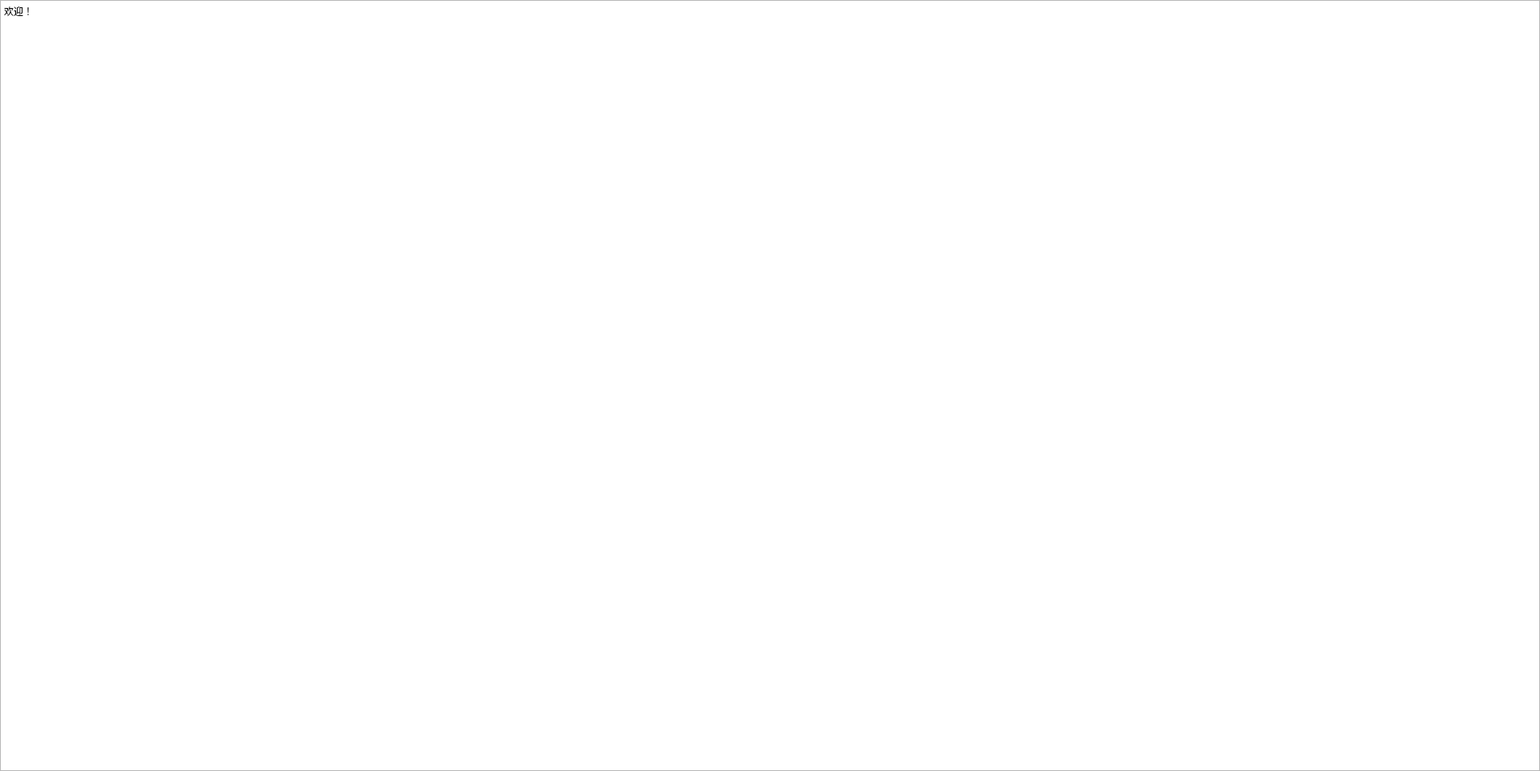
<?xml version="1.0" encoding="UTF-8"?>
<ui version="4.0">
 <class>WelcomePage</class>
 <widget class="QWidget" name="WelcomePage">
  <property name="geometry">
   <rect>
    <x>0</x>
    <y>0</y>
    <width>1920</width>
    <height>961</height>
   </rect>
  </property>
  <property name="windowTitle">
   <string>Form</string>
  </property>
  <layout class="QHBoxLayout" name="horizontalLayout">
   <property name="spacing">
    <number>0</number>
   </property>
   <property name="leftMargin">
    <number>0</number>
   </property>
   <property name="topMargin">
    <number>0</number>
   </property>
   <property name="rightMargin">
    <number>0</number>
   </property>
   <property name="bottomMargin">
    <number>0</number>
   </property>
   <item>
    <widget class="QTextEdit" name="textEdit">
     <property name="html">
      <string>&lt;!DOCTYPE HTML PUBLIC &quot;-//W3C//DTD HTML 4.0//EN&quot; &quot;http://www.w3.org/TR/REC-html40/strict.dtd&quot;&gt;
&lt;html&gt;&lt;head&gt;&lt;meta name=&quot;qrichtext&quot; content=&quot;1&quot; /&gt;&lt;meta charset=&quot;utf-8&quot; /&gt;&lt;style type=&quot;text/css&quot;&gt;
p, li { white-space: pre-wrap; }
hr { height: 1px; border-width: 0; }
li.unchecked::marker { content: &quot;\2610&quot;; }
li.checked::marker { content: &quot;\2612&quot;; }
&lt;/style&gt;&lt;/head&gt;&lt;body style=&quot; font-family:'Microsoft YaHei UI'; font-size:9pt; font-weight:400; font-style:normal;&quot;&gt;
&lt;p style=&quot; margin-top:0px; margin-bottom:0px; margin-left:0px; margin-right:0px; -qt-block-indent:0; text-indent:0px;&quot;&gt;欢迎！&lt;/p&gt;&lt;/body&gt;&lt;/html&gt;</string>
     </property>
    </widget>
   </item>
  </layout>
 </widget>
 <resources/>
 <connections/>
</ui>
